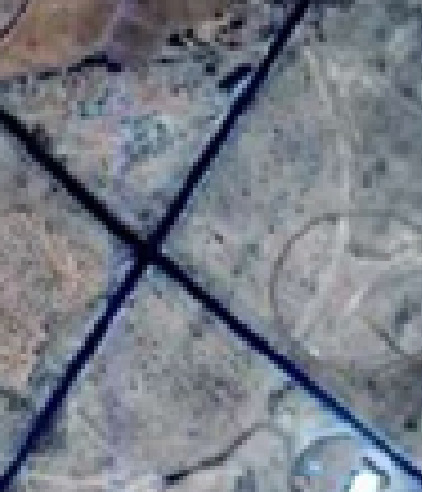
%> input picture code/image/2.png, 422 x 492 px
$ octave intersection_particle_final_5.m   (GNU Octave 9; MATLAB toolbox functions it lacks are replaced by stand-ins)
%> lines starting %> are read from the running program, lines starting %| are printed output that depends on the picture
### code/EDGE_FND_SOBEL.m
function  sobel_edge = EDGE_FND_SOBEL ( IMAGE )

 [ M,N] = size(IMAGE);


BW = edge(IMAGE,'sobel');

for i = 1:M
    for j = 1:N
        if BW(i,j) == 1
            bw(i,j) = 255;
        end
    end
end
sobel_edge = bw;

### code/CLUSTERRING_OPTIMUM_2_5.m
function [ CLUSTER , SAMPLE_FOR_CLUSTER , FLAG_ANY_FIND_CLUSTERRING ,  test] =  CLUSTERRING_OPTIMUM_2_5 (SAMPLE , CLUSTER , SAMPLE_FOR_CLUSTER , X_BIG , ANGLE ,  TH_ANGLE , TH_DIS , CLASS_NUMBER , TH_ANGLE_FIRST , TH_MAX_DIS_FIRST )

s_clusterring = size(CLUSTER);
distance = 2;
clus=s_clusterring(1) + 1 ;          %% number of point after each move in path
first_clus = clus;

normal_distance=1;
dis=normal_distance;  %% distance that each sample point can be have
t=0;
FLAG_FIND_CLUSTERRING = 1;
FLAG_ANY_FIND_CLUSTERRING = 1;
source_cluster = CLUSTER;

source_cluster(clus,1)=CLASS_NUMBER;                          %% class number
source_cluster(clus,2)=X_BIG(1);                   %% conditiont of sample point in class
source_cluster(clus,3)=X_BIG(2);         %% conditiont of sample point in class
source_cluster(clus,4)=X_BIG(3);      %% conditiont of sample point in class
source_cluster(clus,5)=X_BIG(4);       %% conditiont of sample point in class
source_cluster(clus,6)=X_BIG(3)*180/pi;
ANGLE=source_cluster(clus,6);


first=clus;
number_forward_cluster=clus;  %% end number in find point after each move in path
size_sample = size(SAMPLE);
size_total_sample = size( SAMPLE_FOR_CLUSTER  );
% [11 lines of commented-out code are left out]

flag_dont_find_point=1;

for dis = 1.4 :TH_MAX_DIS_FIRST
for fi = ANGLE - TH_ANGLE_FIRST : ANGLE + TH_ANGLE_FIRST

    r_4 =  X_BIG(1) - dis * sind ( fi );
    c_4 =  X_BIG(2) + dis * cosd ( fi );

       for s=1:size_sample(1)  %% search between sampls

                    flag_duplicate_clus = 0;


                    if ( round(SAMPLE(s,2)) == round(r_4) )  && ( round(SAMPLE(s,3)) == round(c_4) )  %% if sightly point exist on sample
%                        r_4
%                        c_4
%                        pause
%                         clus
                        for s_c = 1:clus
                            if (round(r_4) == round(source_cluster(s_c,2)) )  && ( round(c_4) == round(source_cluster(s_c , 3 )) )
                                flag_duplicate_clus = 1;
%                                 pause
                                break;
                            else
                                flag_duplicate_clus = 0;
%                                 a = source_cluster(s_c,:)
%                                 r_4
%                                 c_4
%                                 pause
                            end
                       end

                        if  flag_duplicate_clus == 0 %% if point not duplicate

                            clus = clus+1;
                            source_cluster(clus,1) = CLASS_NUMBER;  %% class number
                             source_cluster(clus,2) = r_4;
                            source_cluster(clus,3) = c_4;
                            source_cluster(clus,4) = X_BIG(3);
                            source_cluster(clus,5) = SAMPLE(s,5);
                            source_cluster(clus,6) = X_BIG(3)*180/pi;
%                             pause
                            FLAG_FIND_CLUSTERRING = 0;


                           break;
                        end
                    end
       end
end
                                                        if FLAG_FIND_CLUSTERRING == 0
                                                            break
                                                        end
end  %% end of first search

        first = number_forward_cluster+1;
        number_forward_cluster = clus;


 FLAG_FIND_CLUSTERRING = 1;
 FLAG_ANY_FIND_CLUSTERRING = 1;


while(distance ~= 0 )


    for m = first : number_forward_cluster  %% search between point of  new class

        for dis =1.4:TH_DIS+0.4

        for fi = ANGLE - TH_ANGLE : ANGLE + TH_ANGLE  %% search around all of probably angle for put  sample in new class

             r_4 =  source_cluster(m,2) - dis * sind ( fi );
             c_4 =  source_cluster(m,3) + dis * cosd ( fi );
             ANGLE_radian =  ( fi * pi )/180 ;
             dis
             fi;

            rr_4 =   round(r_4);
             cc_4 = round(c_4);
             t=t+1;
             test(t,1)=rr_4;
             test(t,2)=cc_4;


                for s=1:size_sample(1)  %% search between sampls

                    flag_duplicate_clus = 0;

                    rr_4 =   round(r_4);
                    cc_4 = round(c_4);
                    sss_1 =round(SAMPLE(s,2));
                    sss_2 = round(SAMPLE(s,3));

                    if ( round(SAMPLE(s,2)) == round(r_4) )  && ( round(SAMPLE(s,3)) == round(c_4) )  %% if sightly point exist on sample

%                         clus
                        for s_c = 1:clus
                            if ( round(r_4) == round(source_cluster(s_c,2)) )  && ( round(c_4) == round(source_cluster(s_c , 3 )))
                                flag_duplicate_clus = 1;
%                                 pause
                                break;
                            else
                                flag_duplicate_clus = 0;
%                                 a = source_cluster(s_c,:)
%                                 r_4
%                                 c_4
%                                 pause
                            end
                        end

                        if  flag_duplicate_clus == 0 %% if point not duplicate

                            clus = clus+1;
                            source_cluster(clus,1) = CLASS_NUMBER;  %% class number
                            source_cluster(clus,2) = r_4;
                            source_cluster(clus,3) = c_4;
                            source_cluster(clus,4) = ANGLE_radian;
                            source_cluster(clus,5) = SAMPLE(s,5);
                            source_cluster(clus,6) = fi;
%                             pause
                            FLAG_FIND_CLUSTERRING = 0;
                            FLAG_ANY_FIND_CLUSTERRING = 0;
%                             dis
%                             fi
%                             pause

                            break;  %% break search

                        end
                    end
                end
        end
                if FLAG_FIND_CLUSTERRING == 0
                    FLAG_FIND_CLUSTERRING = 1;
                    break;
                end
        end


    end %% end search

    distance = clus - number_forward_cluster;

%         source_cluster
        first = number_forward_cluster+1 ;
        number_forward_cluster = clus;
%         pause
    if distance == 0
        break
    end
end  %% end while


if FLAG_ANY_FIND_CLUSTERRING == 0
    CLUSTER = source_cluster;
% else
%     SAMPLE_FOR_CLUSTER(eliminate_row , : ) = [];
% %     pause
end

### code/intersection_particle_final_5.m
clc;clear all;
global x
global edge_canny
global M
global N
global clusterring
global test_number
global class_number
global sample_t
global x_total
global remain_clusterring
global x_0

%%% global firm value

 global dt                                      %% distance between point in first point
 global dtt
 global  r_optimum                        %% initialize row for priori estimate   (pixel)                    %%---**---%%
 global c_optimum                        %% initialize column for  priori estimate (pixel)                %%---**---%%
 global particle_new_row
 global particle_new_column
 global angle_first_point                                                                                              %%---**---%%
 global angle
 global angle_old
 global angle_optimum
 global contrast_road                 %% firm value for road contrast in edge_canny state for moving in point ( gray level )
 global W
 global WMM                           %% Wide Margin for Matching
 global th_angle_particle_1
 global th_angle_particle_2
 global th_distance_clusterring
 global th_angle_new_point
 global th_forward_dis
 global th_angle_merge_cluster
 global th_angle_measurement
 global th_angle_measurement_intersection
 global th_angle_true_from_center
 global th_eliminate_angle
 global th_gray_eliminate
 global th_angle_find
 global th_dis_angle_find
 global th_angle_particle_first
 global th_angle_good_find
 global th_angle_particle_first_time
 global th_dis_particle_first_time
 global th_max_dis_particle_first_time
 global th_forward_dis_first_step
 %%% for add
 global th_angle_add
 global th_gray_add
 global min_sample_number
 global min_dis_add
 global max_dis_add
 %%%%%
 global gray_class
 global B

%%%%%%%%%%%%%%%%%%%%%%%

a=imread ( 'E:\internet\uni\proje\matlab\2.png');    %%---**---%%
%> a is the input picture: size 492x422x3 uint8; mean R, G, B 118.2, 123.4, 133.3
b=rgb2gray(a);
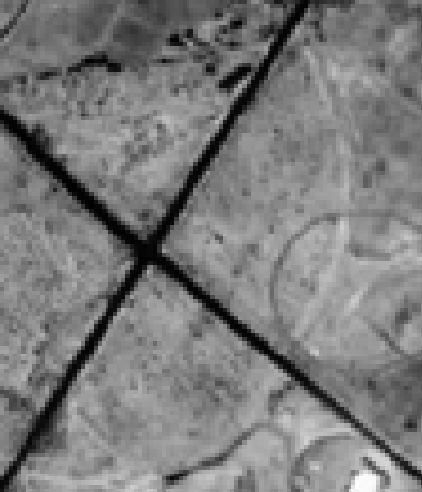
%> b: size 492x422 uint8; min 0, max 255, mean 123
x=double(b);
level = graythresh(uint8(x));
%> level = 0.38
level = im2uint8(level)
%> level = 97


mask = ( 1/115) * [ 2 4 5 4 2 ; 4 9 12 9 4 ; 5 12 15  12  5 ; 4 9 12 9 4 ; 2 4 5 4 2 ]
x= conv2(mask , x);       %% softening image
%> x: size 496x426 double
x=imadjust(uint8(x), [0 1], [0 1]);
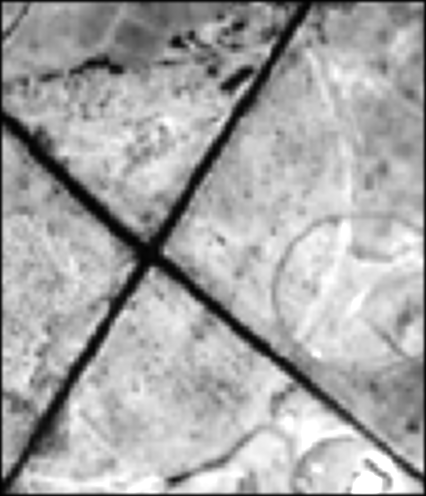
%> x: size 496x426 uint8; min 0, max 255, mean 166.8
x=double(x);
%> x: size 496x426 double


y=x;
t=x;                  %% use for canny edge detector and find best distance between edge
[M , N ] =size(t);
%> M = 496; N = 426

for i= 1:M                     %% i know that road in dark position isnt more than ... gray level therfor i assume gray level of image is max in non road
    for j=1:N
        if x(i,j) > level            %%---**---%%
            t(i,j) = 255;
        end
    end
end
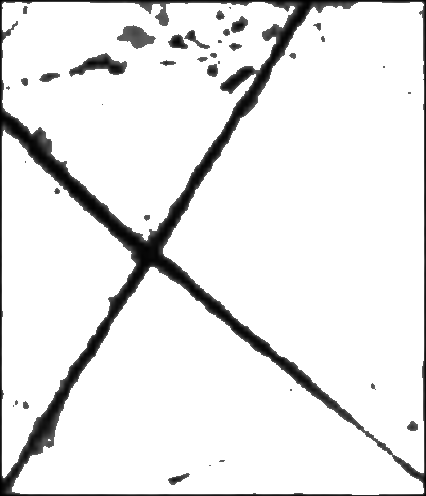
%> t: size 496x426 double; min 0, max 255, mean 232.2
y=x;
z=x;
tiz=x;
class1=x;
class2=x;
 %%%%%%%%%%%%%%%%%%%  canny edge detector %%%%%%%%%%%%%%%%%%%%%%
edge_canny = EDGE_FND_SOBEL ( t );
%> in EDGE_FND_SOBEL, `BW = edge(IMAGE,'sobel');`:
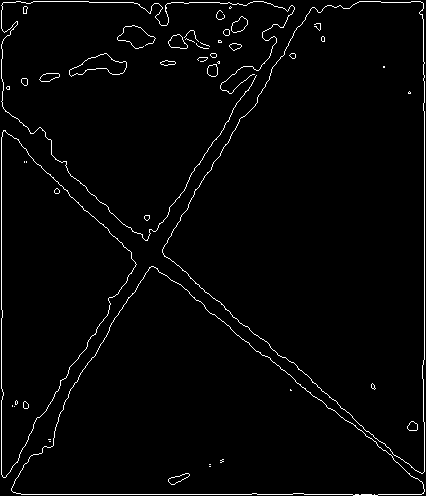
%> BW: size 496x426 logical; 2.2% white in thin lines or dots
%> after the loop in EDGE_FND_SOBEL, `for i = 1:M`:
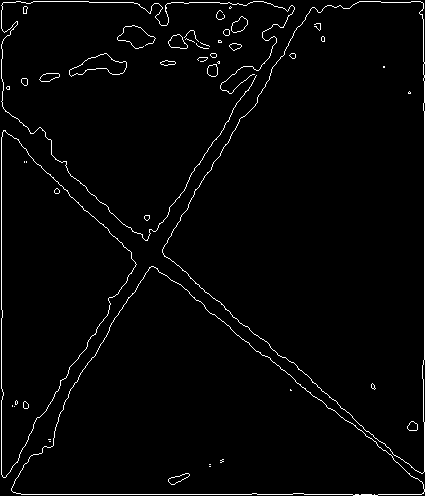
%> bw: size 496x425 double; 2.3% white in thin lines or dots
figure (1)
imshow(uint8(edge_canny))

 %%% regulator parameter %%%%%%%%%%%%%%%%%%%%%%%%%%%%%%%%%%%%%%%%%%%
%%
%%%%%% initialize point %%%%%%%%%%%%%
%%%%%% initialize road %%%%%%%%%%%%%%%%%%%%%%%%%%%%%%%%%%%%%%%%%%%%%%%%

dt_right_road= sqrt (2);             %% distance between point in righ road when angle has soft change   %%---**---%%
dt_curve_road = sqrt(4);             %% distance between point in curve road when angle has big change   %%---**---%%

dt=dt_right_road;                        %% distance between point in first point
dtt=dt;

 r_optimum = 271 ;                       %% initialize row for priori estimate   (pixel)                    %%---**---%%
 c_optimum = 143;                         %% initialize column for  priori estimate (pixel)                %%---**---%%
 particle_new_row = r_optimum ;
particle_new_column = c_optimum ;

 angle_first_point =45 ;                                                                                                     %%---**---%%
 angle_old = angle_first_point;
 angle_optimum = ( angle_first_point * pi )/180 ;    %% initialize angle of road
 fo = 0;
 fo_optimum = fo;
 end_particle=4;
 p=0;
 contrast_road = 250;                  %% firm value for road contrast in edge_canny state for moving in point ( gray level )


 W=8;
 WMM = 2*W;                           %% Wide Margin for Matching
 PROILE_SOURCE =[ 55 54 60  ];        %% initialize reference profile                  %%---**---%%


 th_angle_particle_1 = 5; %degree
 th_angle_particle_2 = 10; %degree  ( for firs step befor pass in while(time =..)
 th_distance_clusterring = 20;  %% distance ( use in clusterring only )
 th_angle_new_point = 90;  %%degree   ( use in find new point)
 th_forward_dis = 20;  %%distance  ( use in find new point)
 th_angle_merge_cluster = th_angle_particle_2 ;  %degree  ( use in merge clster)
 th_angle_measurement = th_angle_particle_1;  %% degree ( use in measurment )
 th_angle_measurement_intersection = 90;
 th_angle_true_from_center = 20;  %% not use anywhere
 th_eliminate_angle = 20;
 th_gray_eliminate = 40;  %% eliminate point that put over of road
 th_angle_find = th_angle_measurement_intersection;
 %%% for create angle in x_new position
 th_dis_angle_find = 4;
 th_angle_particle_first = 45;
 th_dis_particle_first_time = 5;
 th_max_dis_particle_first_time = 2*th_dis_particle_first_time;
 th_angle_particle_first_time = th_angle_particle_first;
 th_angle_good_find = th_angle_particle_2;
 th_forward_dis_first_step = 50;
  %%% for add
 th_angle_add = 10;  %% maximmum angle for add in class
 th_gray_add = th_gray_eliminate;  %% maximmum gray level for add in class
 min_sample_number = 10;  %% minimmum sample number for add sample step
 min_dis_add = 1.5;
 max_dis_add = 5; %% maximmum distance for add sample step
 %%%%%
 gray_class =255;
 B=1;
 test_number =0;
 %% section 1
 %% initial sampling

 %%% first method
% [27 lines of commented-out code are left out]
%%%%%%%%%%%%%%%%%%%%%%%%%%%%%%%%%%%%%%%%%%%%%%%%%%%%%


  %%% second method for initial sampling with random point %%%%%%%%%%%%%%%%%%%%%%%%%%%%%%%

  Q_0 = [ 0.04*W 0 0 0 ; 0 0.04*W 0 0 ; 0 0 0.02 0 ; 0 0 0 0.01];            %% covariance of system ( first senario ) - in journal
  P_0 = 5*Q_0 * [ 1; 1;1;1];  %% regule covariance for wide random

  %%% weight need %%%%%%%%%%%%%%%%%%%%%%%%%%%%%%%%
  e_opt = 0.3 ; %% e_opt equal from final priori point that create with EKF module
  sigma_fio = ( (pi/30) * (1 + e_opt ))^2;
  R_k = sigma_fio * [  0.4*W 0 0 ; 0 0.4*W 0 ; 0 0 1 ];
  %%%%%%%%%%%%%%%%%%%%%%%%%%%%%%%%%%%%%%%%%%


  sample_number=8*W;
  x_0 = [ r_optimum ; c_optimum ; angle_optimum ; 0 ];   %%  past point  ( x(k-1) )
  samp(1,:) = normrnd( x_0(1)-sample_number/2 : x_0(1) + sample_number/2 , P_0(1)  );
  samp(2,:) = normrnd( x_0(2)-sample_number/2 : x_0(2) + sample_number/2 , P_0(2)  );
  samp=transpose(samp);  %% samp( x(k)_i  )


  p_1 =PROILE_SOURCE;        %% initialize reference profile                  %%---**---%%
  m=max(p_1);
  k=0;
  for i=1:sample_number+1       %%  N+1=size sample
      for j=1:sample_number+1

        z(round(samp(i,1)),round(samp(j,2))) = 255;

      if( x(round(samp(i,1)),round(samp(j,2))) <=  th_gray_eliminate )  %% eliminate rand point of out road
          k=k+1;
          y(round(samp(i,1)),round(samp(j,2))) = 255;
          sample(k,1)=samp(i,1);
          sample(k,2)=samp(j,2);

          d(1) = sample(k,1);
          d(2) = sample(k,2);
          e(1) = particle_new_row;
          e(2) = particle_new_column;
          angle_sample_new = ANGLE_FIND (d , e );

          sample(k,3) =  ( angle_sample_new * pi )/180 ;
          sample(k,4) = 0;
          angle_sample(k,3) = ( sample(k,3) * 180 )/ pi  ;
          fo_sample(k,4) = ( sample(k,4) * 180) / pi  ;


      else
         r= x(round(samp(i,1)),round(samp(j,2)));

      end

     end
  end
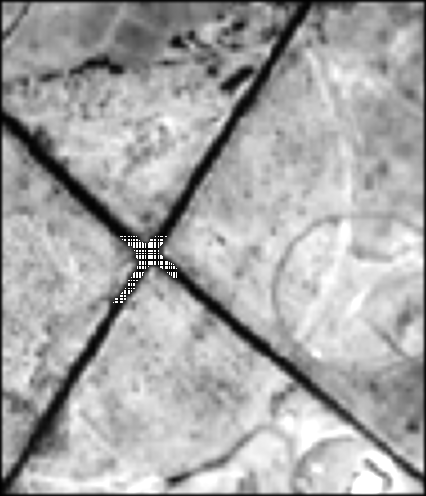
%> y: size 496x426 double; min 0, max 255, mean 167.5
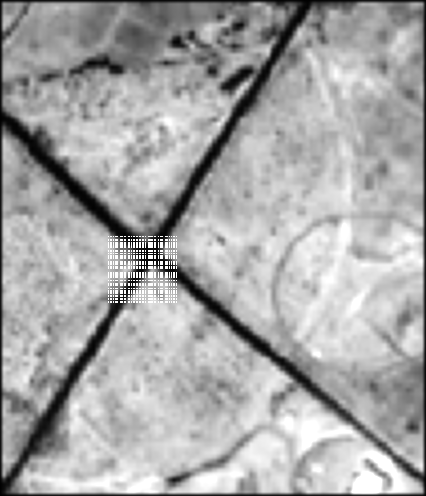
%> z: size 496x426 double; min 0, max 255, mean 168.2
%> after the loop, angle_sample = 1299 rows, first 12: [0 0 122; 0 0 121.3; 0 0 122.9; 0 0 120.8; 0 0 121.3; 0 0 117.6; 0 0 117.3; 0 0 116.3; 0 0 116.4; 0 0 118.4; 0 0 110.5; 0 0 112.1]; angle_sample_new = -123.6; d = [302.1 122.4]; e = [271 143]; fo_sample = 1299 rows, first 8: [0 0 0 0; 0 0 0 0; 0 0 0 0; 0 0 0 0; 0 0 0 0; 0 0 0 0; 0 0 0 0; 0 0 0 0]; k = 1299; r = 195; sample = 1299 rows, first 8: [237 121.8 2.13 0; 237 122.4 2.12 0; 237 121 2.15 0; 237 122.7 2.11 0; 237 122.4 2.12 0; 237 125.2 2.05 0; 237 125.5 2.05 0; 237 126.2 2.03 0]


  for j=1:k

 weight_priori(j)=1/k;
  end
%> after the loop, weight_priori = 1299 values from 0.00077 to 0.00077

  weight_priori = transpose(weight_priori);

 sample_number = k ; %%dont toch this thats true
%> sample_number = 1299


   figure(1)   %% original random
  imshow(uint8(z))

  figure(2)  %% eliminate random
  imshow(uint8(y))

  %% section 2
  %% clusterring --------------------------------------------------%%%

 s_s = size(sample);
%> s_s = [1299 4]
 ss_c=0;
 sample_for_cluster=[];
 flag_duplicate_sample = 0 ;
 for ss = 1:s_s(1)

     if sample(ss,2) ~= 0
                       for sss_s = 1:ss_c
                            if ( round(sample(ss,1)) == round(sample_for_cluster(sss_s,2)) )  && ( round(sample(ss,2)) == round(sample_for_cluster(sss_s , 3 )) )
                                flag_duplicate_sample = 1;
                                break;
                            else
                                flag_duplicate_sample = 0;
                            end
                       end

         if flag_duplicate_sample == 0
        ss_c = ss_c+1;
        sample_for_cluster (ss_c , 1 ) = 1;
        sample_for_cluster (ss_c , 2 ) = sample(ss,1);
        sample_for_cluster (ss_c , 3 ) = sample(ss,2);
        sample_for_cluster (ss_c , 4 ) = sample(ss,3);
        sample_for_cluster (ss_c , 5 ) = sample(ss,4);
         end

     end

 end
%> after the loop, flag_duplicate_sample = 1; sample_for_cluster = 577 rows, first 8: [1 237 121.8 2.13 0; 1 237 121 2.15 0; 1 237 122.7 2.11 0; 1 237 125.2 2.05 0; 1 237 126.2 2.03 0; 1 237 130.3 1.93 0; 1 237 129.2 1.96 0; 1 237 131.8 1.89 0]; ss_c = 577


 remain_clusterring =[1];
 clusterring = [];
 class_number =1;
 angle = ( x_0(3) * 180)/pi ;
 [clusterring , sample_for_cluster , flag_find_clusterring ] = CLUSTERRING_OPTIMUM_2_5 (sample_for_cluster  , clusterring , sample_for_cluster , x_0 , angle , th_angle_particle_2, th_distance_clusterring , class_number , th_angle_particle_2 , th_distance_clusterring );
%> in CLUSTERRING_OPTIMUM_2_5, `size_sample = size(SAMPLE);`: size_sample = [577 5]
%> after the loop in CLUSTERRING_OPTIMUM_2_5, `for dis = 1.4 :TH_MAX_DIS_FIRST`: FLAG_FIND_CLUSTERRING = 0; clus = 2; source_cluster = [1 271 143 0.785 0 45; 1 269.1 144.5 0.785 0 45]
%> in CLUSTERRING_OPTIMUM_2_5, `number_forward_cluster = clus;`: number_forward_cluster = 2
%> (the run ends here)
